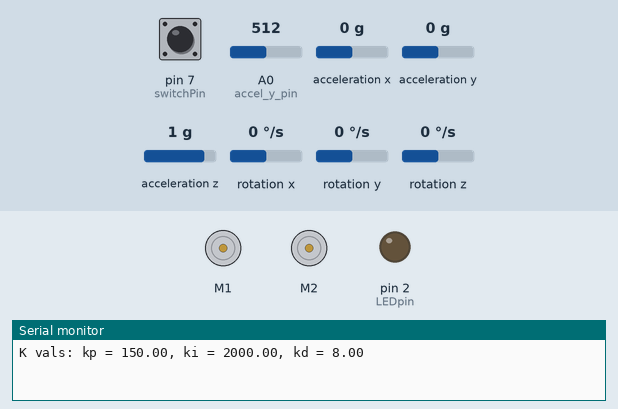
This sketch was run on a simulated Arduino Uno, built with avr-gcc and run on an emulated ATmega328P. On the bench: 2 × DC motor (green arrow = forward, orange = backward, longer = faster), output pins drawn as LEDs (lit = HIGH), the last lines printed to the serial monitor. The inputs (shaded band) are chosen by the test bench; at power-on: pin 7 (switchPin) HIGH, A0 (accel_y_pin) = 512, acceleration x 0 g, acceleration y 0 g, acceleration z 1 g, rotation x 0 °/s, rotation y 0 °/s, rotation z 0 °/s.

Above: at 3.0 s.
3.1 s: pin 7 (switchPin) pulled LOW for 1 s
5.6 s: pin 7 (switchPin) pulled LOW for 3.2 s
At 7.6 s:
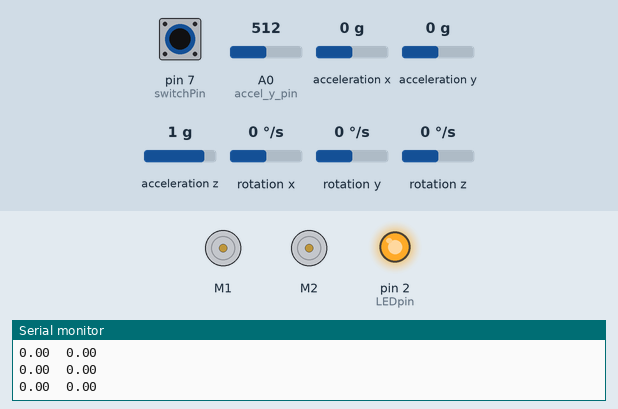
Timing chart, 0 to 10.3 s (numbered marks = the images above; inputs shaded):
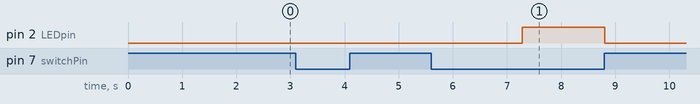

The sketch:

FilterV3_Complementary.ino
```cpp
/* Changelog: FilterV3_Complementary

* Added serial communication to dynamically update pid variables from user input
  See: +checkSerialMon(), +updateTunings()
* Updated code to be Arduino Due compatible

*/

#include <Wire.h>
#include <L3G.h>
#include <PID_v1.h>
#include <Adafruit_MotorShield.h>
#include "Head.h"// Contains all functions, global vars, etc

/********************** SETUP **********************/
void setup(){
  pinMode(accel_y_pin, INPUT);
  pinMode(switchPin, INPUT_PULLUP);// Engage pullup resistor for switch
  pinMode(LEDpin, OUTPUT);

  Serial.begin(115200);
  Wire.begin();

  print3("K vals: kp = ", kp, ", ki = ", ki, ", kd = ", kd, "\n");
  delay(2000);// Allow time for user to flip switch and edit tunings

  while(digitalRead(switchPin)){// Wait for switch to be flipped on
    if(checkSerialMon()) updateTunings();// Handle serial input, if any

    delay(250);
  }

  // Initialize Gyro
  while(!gyro.init());
  gyro.enableDefault();

  /* Stabilization delay */
  println("Stabilize the robot.");
  motorControl(0);
  delay(2000);

  biasInit();
  PID_init();
  AFMS.begin();

  digitalWrite(LEDpin, HIGH);// Ready to go

  println("FiltAngle\tPIDOut\tFallen");// Labels for data analysis
}


/*********************** LOOP ************************/
void loop(){
  static int prevSwState = 0;// Power switch state tracker
  static double gyro_d_angle, accel_angle;
  static double res = 0;

  /* Switch handling: Stops running if the switch is flipped off, then restarts sketch
     when flipped back on */
  while(digitalRead(switchPin)){// Loop while switch is off
    if(prevSwState == 0){
      digitalWrite(LEDpin, LOW);
      prevSwState = 1;
      motorControl(0);
      println("Robot is now off. Flip the switch to turn on.");
      print3("kp = ", kp, ", ki = ", ki, ", kd = ", kd, "\n");
    }
    delay(500);
  }
  if(prevSwState == 1){// Switch turned back on
    software_Reset();// See std.h
  }


  if(checkSerialMon()) updateTunings();

  gyro_d_angle = gyro_readDAngle();
  accel_angle = accel_readAngle();

  input = filter(gyro_d_angle, accel_angle);// Filter angle reading
  print(input);
  myPID.Compute();
  output = PID_Hist(output);// Smooth PID output
  print1("\t", output, "");

  if(input < -17 || input > 30){// Robot has fallen over
    fallen = 1;
    motorControl(0);// Cut the motors
  }

  if(!fallen) motorControl(output);
  else print1("\t", fallen, "");;

  println();
  delay(loop_time);
}
```

Head.h
```cpp
#include "mystd.h"

#define accel_y_pin A0
#define accel_sensitivity 0.282519395 // Accelerometer sensitivity
// 0.00488758553274682/0.0173
#define gyro_conversion_DPS 0.00875 // Conversion to angular velocity
// 8.75/1000
#define loop_time 10 // in ms
#define sampleNum 20 // Number of samples for bias calculation
#define LEDpin 2
#define switchPin 7
#define histLen 9 // Number of entries to use in rolling average

Adafruit_MotorShield AFMS = Adafruit_MotorShield();
Adafruit_DCMotor *motor_1 = AFMS.getMotor(1);
Adafruit_DCMotor *motor_2 = AFMS.getMotor(2);

L3G gyro;

// Angle detection variables
double accel_bias = 0;
double gyro_bias = 0;
double filtered_angle = 0;
int fallen = 0;// Flag for fall detection

double hist[histLen];// History for rolling average of PID output

// PID
double setpoint, input, output;
double kp = 150, ki = 2000, kd = 8;
// Successful tuning values: topwgt: 150, 2000, 8 ||| nowgt: 55, 2000, 9
PID myPID(&input, &output, &setpoint, kp, ki, kd, DIRECT);

/************************** Begin Functions ************************/

/* PID_init:
   Initializes and starts the PID controller
*/
void PID_init(){
  setpoint = 0;
  input = 0;
  myPID.SetMode(AUTOMATIC);
  myPID.SetSampleTime(10); // 10 ms loop
  myPID.SetOutputLimits(-255,255);
}

/* PID_Hist:
   Calculates a rolling average of PID output, smoothing its response
   (See: histLen)

   @params
   output:     The most recent PID output value

   @return
   The average of the updated history (including most recent value)
*/
double PID_Hist(double output){
  static int h = 0;
  double sum = 0;

  hist[h] = output;
  h = (h + 1)%histLen;

  for(int i = 0; i < histLen; i++){
    sum = sum + hist[i];
  }
  return sum/histLen;
}


/* gyro_calcBias:
   Calculates the gyroscope bias
   (See: sampleNum)
*/
void gyro_calcBias(){
  gyro_bias = 0;

  for(int n = 0; n < sampleNum; n++)
  {
    gyro.read();
    gyro_bias += gyro.g.y;
    delay(50);
  }
  gyro_bias = gyro_bias/sampleNum;
  print1("Gyro Bias: ", gyro_bias, "");
}

/* accel_calcBias:
   Calculates the accelerometer bias
   (See: sampleNum)
*/
void accel_calcBias(){
  accel_bias = 0;

  for(int n = 0; n < sampleNum; n++)
  {
    accel_bias += analogRead(accel_y_pin);
    delay(50);
  }
  accel_bias = accel_bias/sampleNum;
  print1("\tAccel Bias: ", accel_bias, "\n");
}

// Wrapper function for bias initialization
void biasInit(){
  println("Beginning bias initialization...");
  gyro_calcBias();
  accel_calcBias();
  println("Initialization complete.");
}


/* gyro_readDAngle:
   Reads gyro angular velocity data and integrates into a change in angle
   (See: gyro_bias, gyro_calcBias(), gyro_conversion_DPS)

   @return
   The approximate change in angle (delta angle)
*/
double gyro_readDAngle(){
  static double gyro_velocity;

  gyro.read();
  gyro_velocity = (gyro.g.y - gyro_bias) * gyro_conversion_DPS;
  return gyro_velocity * (loop_time)/1000;// The change in angle
}

/* accel_readAngle:
   Reads accelerometer data and converts it into an approximate angle
   (See: accel_bias, accel_calcBias(), accel_sensitivity)

   @return
   The approximate angle reading
*/
double accel_readAngle(){
  static double accel_y;

  accel_y = analogRead(accel_y_pin);
  return (accel_y - accel_bias)*accel_sensitivity*2;
  // Accel is reading ~1/2 the actual angle, so mult by 2
}


/* filter:
   Applys Complementary filter to the sensors to create an estimated angle

   @params
   d_angle:     The current angular rate of change (read by the gyro)
   accel_angle: The current angle reading (read by the accelerometer)

   @return
   The filtered angle output
*/
double filter(double d_angle, double accel_angle){
  filtered_angle = (d_angle + filtered_angle)*0.97 + accel_angle*0.03;
  return filtered_angle;
}

/* motorControl:
   Controls the motors

   @params
   spd:       The speed for the motors (in range (-255, 255), signed)
              indicating direction of rotation.
   -255 - -1    = Backward
   0            = Stop
   1 - 255      = Forward
*/
void motorControl(int spd){
  motor_1 -> run(spd > 0 ? BACKWARD : FORWARD);
  motor_2 -> run(spd > 0 ? BACKWARD : FORWARD);

  motor_1 -> setSpeed(spd = abs(spd));
  motor_2 -> setSpeed(spd);
}

/* updateTunings:
   Reads data from the Serial moniter and interprets commands to update
   PID tuning variables during runtime

   Valid input format: "kp 55.6", "kp53",  "p 53", "p55.6", "ki 53"...
   Invalid input is thrown away
*/
void updateTunings(void){
  char var;
  double res;

  var = Serial_ReadChar();// See std.h
  if(var != -1 && (var == 'p' || var == 'i' || var == 'd')){
    res = Serial_ReadFloat();// See std.h
    Serial_RmWhiteSpc();// See std.h

    if(var == 'p'){
      print2("Changed kp value from ", kp, " to ", res, "\n");
      kp = res;
    }else if(var == 'i'){
      print2("Changed ki value from ", ki, " to ", res, "\n");
      ki = res;
    }if(var == 'd'){
      print2("Changed kd value from ", kd, " to ", res, "\n");
      kd = res;
    }
    myPID.SetTunings(kp, ki, kd);
    print3("K vals: kp = ", kp, ", ki = ", ki, ", kd = ", kd, "\n");
  }else if(var == '.'){
    print3("K vals: kp = ", kp, ", ki = ", ki, ", kd = ", kd, "\n");
  }
}
```

mystd.h
```cpp
#include <Arduino.h>

/* Printing definitions, intended to make printing combinations of strings
   and values to the Serial moniter less painful and more concise. */

// print: prints the given string to the serial moniter
#define print(x) Serial.print(x)

// println: prints the given string to the serial moniter, appending a nl
#define println(x) Serial.println(x)

/* print1: prints the given string string1, followed by the given value a,
           followed by the second string string2 */
#define print1(str1, a, str2) print(str1), print(a), print(str2)

// print2: Extension of print1 for 3 strings and 2 values
#define print2(str1, a, str2, b, str3) print1(str1, a, str2), print(b),	\
    print(str3)

// print3: Extension of print1 for 4 strings and 3 values
#define print3(str1, a, str2, b, str3, c, str4)		\
  print2(str1, a, str2, b, str3), print(c), print(str4)

// print4: Extension of print1 for 5 strings and 4 values
#define print4(str1, a, str2, b, str3, c, str4, d, str5)		\
  print3(str1, a, str2, b, str3, c, str4), print(d), print(str5)

// print5: Extension of print1 for 6 strings and 5 values
#define print5(str1, a, str2, b, str3, c, str4, d, str5, e, str6)	\
  print4(str1, a, str2, b, str3, c, str4, d, str5), print(e), print(str6)

// print6: Extension of print1 for 7 strings and 6 values
#define print6(str1, a, str2, b, str3, c, str4, d, str5, e, str6, f, str7) \
  print5(str1, a, str2, b, str3, c, str4, d, str5, e, str6), print(f),\
  print(str7)

// print7: Extention of print1 for 8 strings and 7 values
#define print7(str1, a, str2, b, str3, c, str4, d, str5, e, str6, f, str7, \
	       g, str8) \
  print6(str1, a, str2, b, str3, c, str4, d, str5, e, str6, f, str7), \
  print(g), print(str8)

// print8: Extension of print1 for 9 strings and 8 values
#define print8(str1, a, str2, b, str3, c, str4, d, str5, e, str6, f, str7, \
	       g, str8, h, str9) \
  print7(str1, a, str2, b, str3, c, str4, d, str5, e, str6, f, str7, g, \
	 str8), print(h), print(str9)

// print9: Extension of print1 for 10 strings and 9 values
#define print9(str1, a, str2, b, str3, c, str4, d, str5, e, str6, f, str7, \
	       g, str8, h, str9, i, str10) \
  print8(str1, a, str2, b, str3, c, str4, d, str5, e, str6, f, str7, g,\
	 str8, h, str9), print(i), print(str10)

// print10: Extension of print1 for 11 strings and 10 values
#define print10(str1, a, str2, b, str3, c, str4, d, str5, e, str6, f, str7,\
		g, str8, h, str9, i, str10, j, str11) \
  print9(str1, a, str2, b, str3, c, str4, d, str5, e, str6, f, str7, g,\
	 str8, h, str9, i, str10), print(j), print(str11)

/*************************************************************************/
/* Character interpretation definitions */

// charIsDigit: Determines if the given character is a digit(0-9)
#define charIsDigit(c) (c >= 48 && c <= 57)

// chPartofNum: Determines if the given character is either a digit or '.'
#define chPartofNum(c) (charIsDigit(c) || c == '.')

/*************************************************************************/
/* Serial reading functions */

/* checkSerialMon:
   Checks if there is data in the Serial buffer

   @return
   0        if no data available
   # > 0    if data available
*/
int checkSerialMon(void){
  return Serial.available();
}

/* Serial_RmWhiteSpc:
   Removes white space from the Serial buffer
*/
void Serial_RmWhiteSpc(void){
  if(Serial.available() <= 0) return;

  char c = Serial.peek();
  if(c == 13 || c == 10 || c == ' '){
    Serial.read();
    Serial_RmWhiteSpc();
  }
}

/* Serial_ReadChar:
   Reads a character from the Serial moniter

   @return:
   -1                if no char could be read
   char value        char successfully read
*/
char Serial_ReadChar(void){
  if(Serial.available() > 0) return Serial.read();
  else return -1;
}

/* Serial_ReadInt:
   Reads an integer from the Serial moniter

   @ return:
   -9999             if no int could be read
   int value         int successfully read
*/
int Serial_ReadInt(void){
  if(Serial.available() > 0) return Serial.parseInt();
  else return -9999;
}

/* Serial_ReadFloat:
   Reads a float/double from the Serial moniter (Max 14 digits)

   @ return:
   -9999.99          if no float could be read
   float value       float successfully read
*/
float Serial_ReadFloat(void){
  char arr[15], c;
  if(Serial.available() > 0){
    c = Serial.peek();
    // Remove spaces, if any
    if(c == ' ') Serial_RmWhiteSpc(), c = Serial.peek();

    for(int i = 0; i < 15 && chPartofNum(c); i++){
      c = Serial.read();
      arr[i] = c;
      c = Serial.peek();
    }
    return atof(arr);
  }else return -9999.99;
}

/**************************************************************************/
/* Useful Arduino functions */

/* software_Reset:
   Restarts the arduino sketch
*/
void (* software_Reset) (void) = 0;

/*************************************************************************/
```

Measured:
- after the input at 5.6 s, pin 2 (LEDpin): LOW → HIGH after 1.7 s, → LOW 1.5 s later
